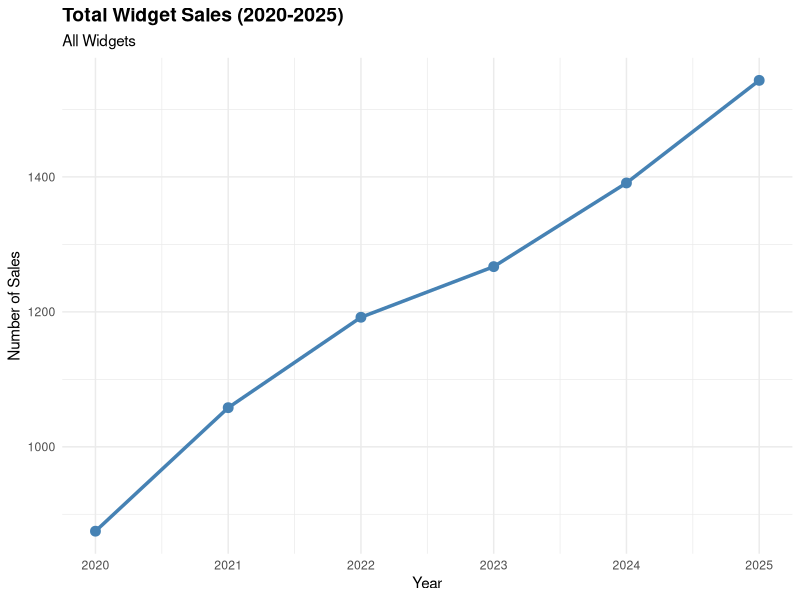
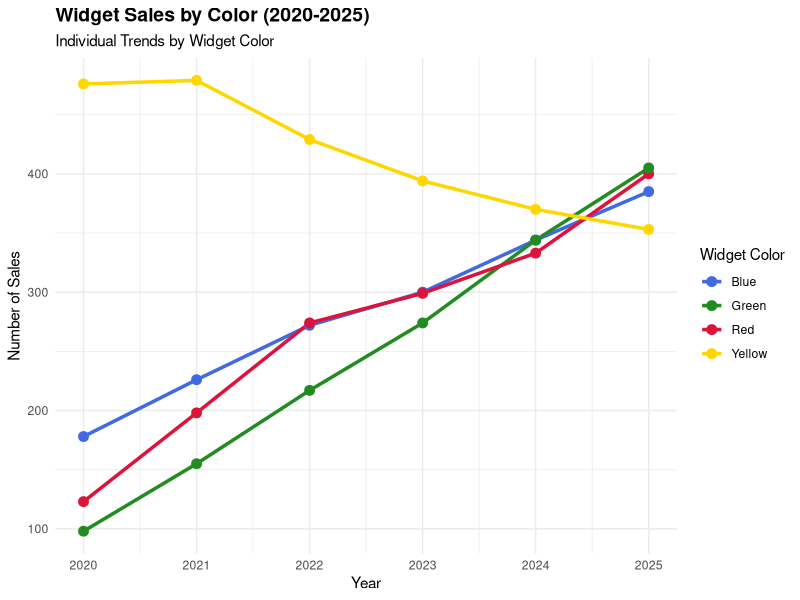

Recreate these plots in R, in order.
## ---- chunk 1
## Load a special R package that will help us format the data frame
library(tidyverse)

## set a seed so the data does not change between my run of this code
set.seed(1234)

## Set our time period 2020-2025
years <- 2020:2025

widget_data <- expand_grid(
  year = years,
  color = c("Yellow", "Blue", "Red", "Green")
) %>%
  mutate(
    ## Setting sales with different trends by color
    sales = case_when(
      color == "Yellow" ~ 500 - (year - 2020) * 30 + rnorm(n(), 0, 20),
      color == "Blue" ~ 200 + (year - 2020) * 40 + rnorm(n(), 0, 15),
      color == "Red" ~ 150 + (year - 2020) * 50 + rnorm(n(), 0, 15),
      color == "Green" ~ 100 + (year - 2020) * 60 + rnorm(n(), 0, 15)
    ),
    sales = pmax(sales, 0), ## Ensure no negative sales
    sales = round(sales)
  )

## View the data
head(widget_data)
## ---- chunk 2
# Aggregate total sales per year
total_sales <- widget_data %>%
  group_by(year) %>%
  summarise(sales = sum(sales))

plot1 <- ggplot(total_sales, aes(x = year, y = sales)) +
  geom_line(size = 1.2, color = "steelblue") +
  geom_point(size = 3, color = "steelblue") +
  labs(
    title = "Total Widget Sales (2020-2025)",
    subtitle = "All Widgets",
    x = "Year",
    y = "Number of Sales"
  ) +
  theme_minimal() +
  theme(plot.title = element_text(size = 14, face = "bold"))

print(plot1)
## ---- chunk 3
plot2 <- ggplot(widget_data, aes(x = year, y = sales, color = color, group = color)) +
  geom_line(size = 1.2) +
  geom_point(size = 3) +
  labs(
    title = "Widget Sales by Color (2020-2025)",
    subtitle = "Individual Trends by Widget Color",
    x = "Year",
    y = "Number of Sales",
    color = "Widget Color"
  ) +
  theme_minimal() +
  theme(plot.title = element_text(size = 14, face = "bold")) +
  scale_color_manual(values = c("Yellow" = "#FFD700", "Blue" = "#4169E1", 
                                 "Red" = "#DC143C", "Green" = "#228B22"))

print(plot2)
## ---- chunk 4

